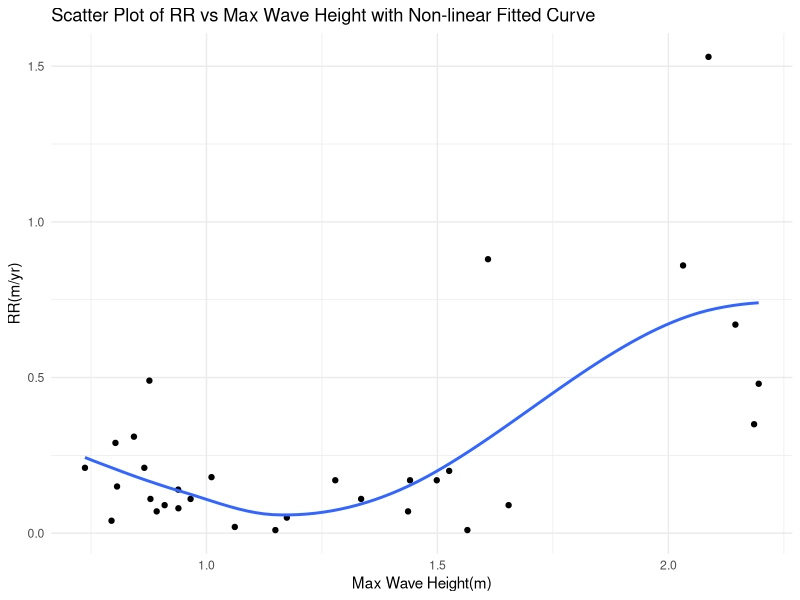
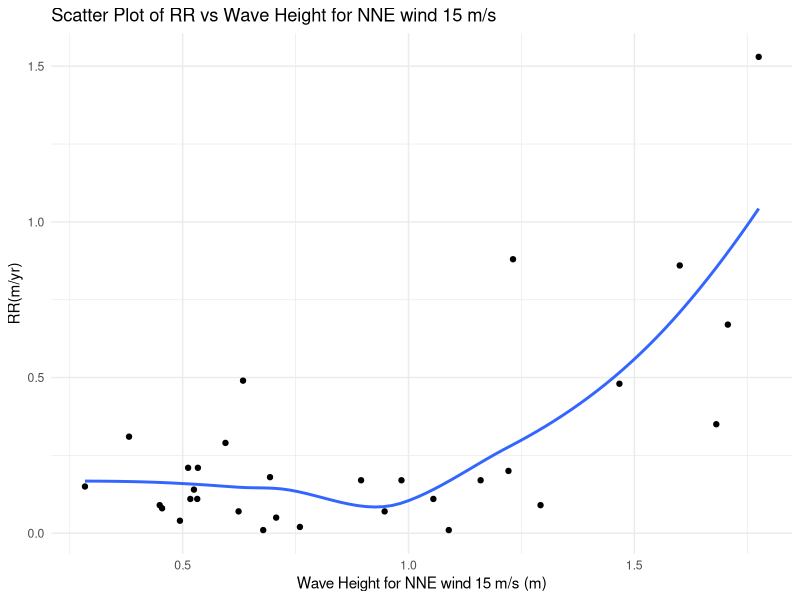
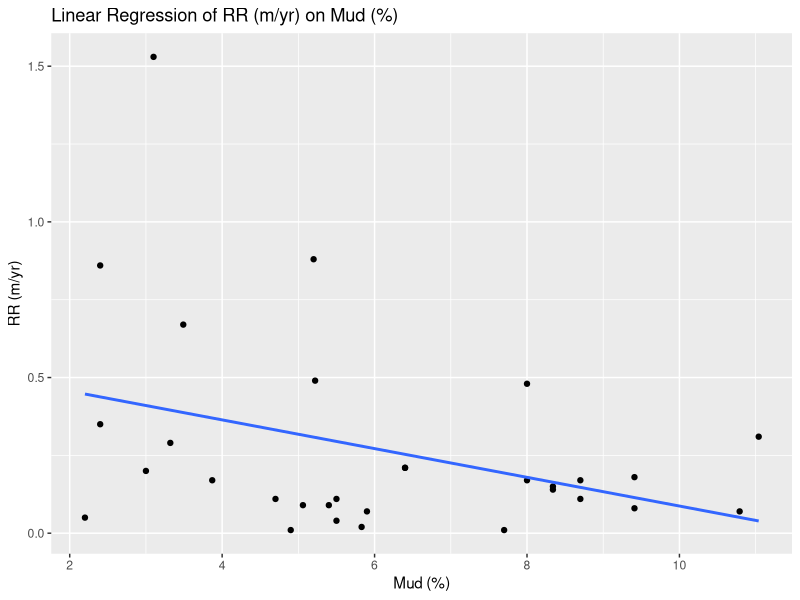
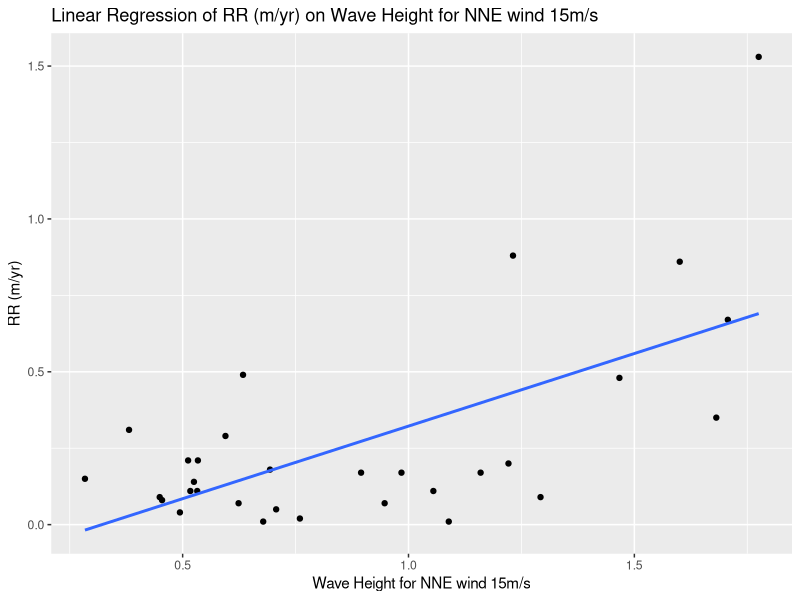
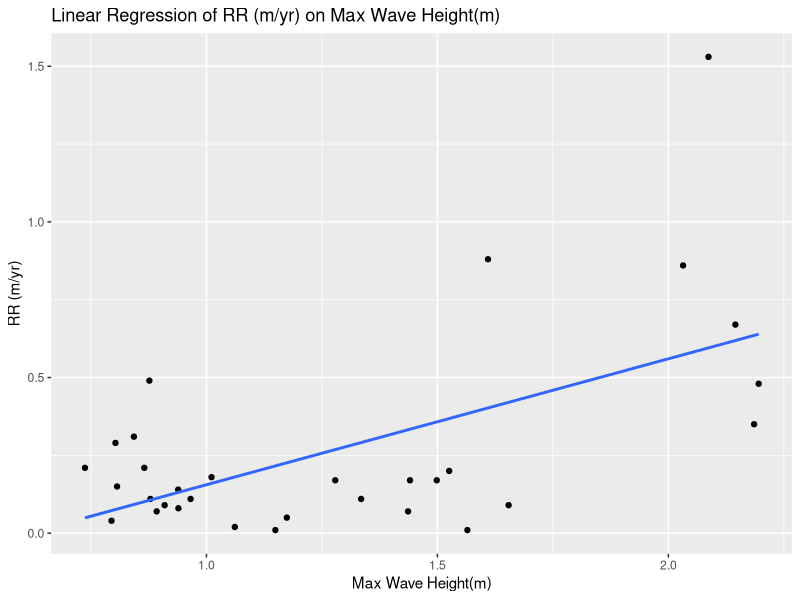

These charts were generated, in order, by the following R code:
## ---- chunk 1
knitr::opts_chunk$set(echo = TRUE)
## ---- chunk 2
library(ggplot2)
library(tidyverse)
## ---- chunk 3
erosion<-read.csv("erosion.csv")
## ---- chunk 4
sel<-erosion%>%
  select(Bluff,RR..m.yr.,Wave.Height.for.NNE.wind.15.m.s..m.,Max.Wave.Height..m.)%>%
  slice(-c(3, 11, 14, 32))
## ---- chunk 5
eda <- read.csv("report.csv")

ggplot(eda, aes(x = MaxWave, y = RR)) +
  geom_point() +
  geom_smooth(method = "loess", se = FALSE) +  # Adds a LOESS curve (local polynomial regression fitting)
  labs(title = "Scatter Plot of RR vs Max Wave Height with Non-linear Fitted Curve",
       x = "Max Wave Height(m)",
       y = "RR(m/yr)") +
  theme_minimal()
## ---- chunk 6
ggplot(eda, aes(x = WaveHeight15, y = RR)) +
  geom_point() +
   geom_smooth(method = "loess", se = FALSE) + 
  labs(title = "Scatter Plot of RR vs Wave Height for NNE wind 15 m/s",
       x = "Wave Height for NNE wind 15 m/s (m)",
       y = "RR(m/yr)") +
  theme_minimal()
## ---- chunk 7
library(readr)
data <- read_csv("erosion.csv")
names(data) <- gsub(" ", "_", names(data))
names(data) <- gsub("\\(", "", names(data))
names(data) <- gsub("\\)", "", names(data))
names(data) <- gsub("/", "_per_", names(data))
names(data) <- gsub("%", "percent", names(data))
if ("RR (m/yr)" %in% names(data)) {
  names(data)[names(data) == "RR (m/yr)"] <- "RR_m_per_yr"
}
predictors <- setdiff(names(data), c("Bluff", "RR_m_per_yr"))
target <- "RR_m_per_yr"
model_formula <- as.formula(paste(target, "~", paste(predictors, collapse = " + ")))
model <- lm(model_formula, data = data)
summary(model)
predictions <- predict(model, data)
mse <- mean((data[[target]] - predictions)^2)
rsquared <- summary(model)$r.squared
cat("Mean Squared Error (MSE):", mse, "\n")
cat("R-squared:", rsquared, "\n")


## ---- chunk 8
data <- read.csv("erosion.csv")  
model <- lm(`RR..m.yr.` ~ `Mud....`, data = data)
summary(model)
ggplot(data, aes(x = `Mud....`, y = `RR..m.yr.`)) +
  geom_point() +
  geom_smooth(method = "lm", se = FALSE) +  
  labs(title = "Linear Regression of RR (m/yr) on Mud (%)",
       x = "Mud (%)",
       y = "RR (m/yr)")

## ---- chunk 9
model <- lm(`RR..m.yr.` ~ `Wave.Height.for.NNE.wind.15.m.s..m.`, data = data)
summary(model)
ggplot(data, aes(x = `Wave.Height.for.NNE.wind.15.m.s..m.`, y = `RR..m.yr.`)) +
  geom_point() +
  geom_smooth(method = "lm", se = FALSE) +  
  labs(title = "Linear Regression of RR (m/yr) on Wave Height for NNE wind 15m/s",
       x = "Wave Height for NNE wind 15m/s",
       y = "RR (m/yr)")
## ---- chunk 10
model <- lm(`RR..m.yr.` ~ `Max.Wave.Height..m.`, data = data)
summary(model)
ggplot(data, aes(x = `Max.Wave.Height..m.`, y = `RR..m.yr.`)) +
  geom_point() +
  geom_smooth(method = "lm", se = FALSE) +  
  labs(title = "Linear Regression of RR (m/yr) on Max Wave Height(m)",
       x = "Max Wave Height(m)",
       y = "RR (m/yr)")
## ---- chunk 11
